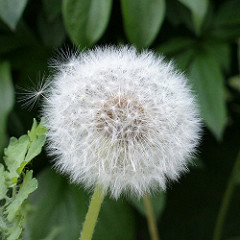
#> input picture dataset/train/dandelion/13675534854_03caf51644_m.jpg, 240 x 240 px, given as the content of the folder dataset/train/tulip, which was not available
$ python model1.py
#> lines starting #> are read from the running program, lines starting #| are printed output that depends on the picture
from sklearn.model_selection import train_test_split
import matplotlib.pyplot as plt
import pandas as pd
from DL3 import *
import numpy as np
from PIL import Image
from sklearn.preprocessing import StandardScaler, OneHotEncoder
import seaborn as sns

IMAGE_SIZE = (32, 32) # 256x256 gives same results but takes too much time
classNames = ["tulip", "sunflower", "rose", "dandelion", "iris"]

def load_train_data(image_directory="dataset\\train"):
#> called with image_directory = 'dataset\\train'
    X_train, X_test, Y_train, Y_test = [], [], [], []

    # common_daisy, tulip, sunflower, rose, dandelion, iris were selected as the classes
    global classNames
    for _class in classNames:
        count = 0
        currX = []
        currY = []
        for file_name in os.listdir(os.path.join(image_directory, _class)):
            count += 1
            img = Image.open(os.path.join(image_directory, _class, file_name))
#> img is the input picture: PIL image 240x240 RGB; mean R, G, B 91.3, 105.6, 86.5
            img = img.resize(IMAGE_SIZE)
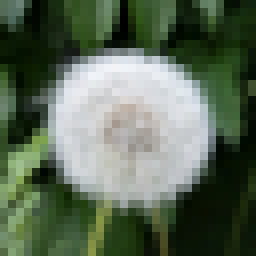
#> img: PIL image 32x32 RGB (shown 8 times larger); mean R, G, B 91.2, 105.6, 86.5
            if (img.mode != "RGB"):
                count -= 1
                continue
            #if (count % 50 == 0):
                #img.show()

            img_array = np.array(img).reshape(IMAGE_SIZE[0]*IMAGE_SIZE[1]*3,) / 255.0 - 0.5
#> img_array = 3072 values, max 0.469 at index 809, min -0.5 at index 12, mean -0.13
            currX.append(img_array)
            currY.append(_class)

            print(f"Loaded {_class}/{file_name}")
            if (count == 986): # 986 images is minimum in rose folder
                break

        # split the data set equally
#> (the run stopped early here; a loop or call above may not have finished)

$ run again, on dataset/train/dandelion/16774028127_73c8d19bd4_c.jpg
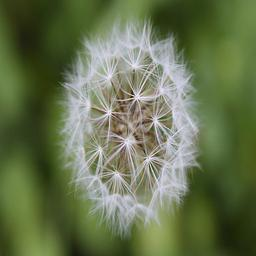
#> input picture dataset/train/dandelion/16774028127_73c8d19bd4_c.jpg, 256 x 256 px, given as the content of the folder dataset/train/tulip, which was not available
#> in load_train_data, img is the input picture: PIL image 256x256 RGB; mean R, G, B 102.4, 115.1, 79.1
#> in load_train_data, `img = img.resize(IMAGE_SIZE)`:
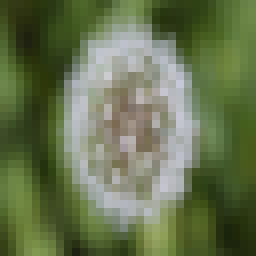
#> img: PIL image 32x32 RGB (shown 8 times larger); mean R, G, B 102.4, 115.1, 79.1
#> img_array = 3072 values, max 0.347 at index 1028, min -0.473 at index 2873, mean -0.112

$ run again, on dataset/train/dandelion/16865455892_d14caaea87_c.jpg
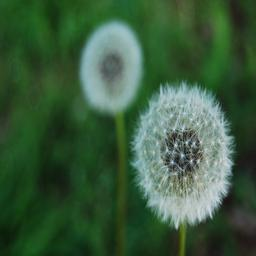
#> input picture dataset/train/dandelion/16865455892_d14caaea87_c.jpg, 256 x 256 px, given as the content of the folder dataset/train/tulip, which was not available
#> in load_train_data, img is the input picture: PIL image 256x256 RGB; mean R, G, B 58.2, 90.5, 60.6
#> in load_train_data, `img = img.resize(IMAGE_SIZE)`:
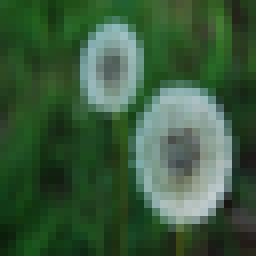
#> img: PIL image 32x32 RGB (shown 8 times larger); mean R, G, B 58.2, 90.5, 60.6
#> img_array = 3072 values, max 0.304 at index 2384, min -0.461 at index 2786, mean -0.226

$ run again, on dataset/train/dandelion/17047231499_bd66c23641.jpg
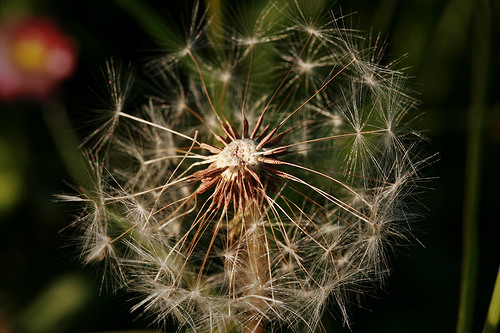
#> input picture dataset/train/dandelion/17047231499_bd66c23641.jpg, 500 x 333 px, given as the content of the folder dataset/train/tulip, which was not available
#> in load_train_data, img is the input picture: PIL image 500x333 RGB; mean R, G, B 54.9, 49.8, 28.6
#> in load_train_data, `img = img.resize(IMAGE_SIZE)`:
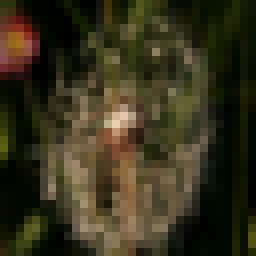
#> img: PIL image 32x32 RGB (shown 8 times larger); mean R, G, B 54.9, 49.8, 28.6
#> img_array = 3072 values, max 0.402 at index 1482, min -0.5 at index 11, mean -0.326
